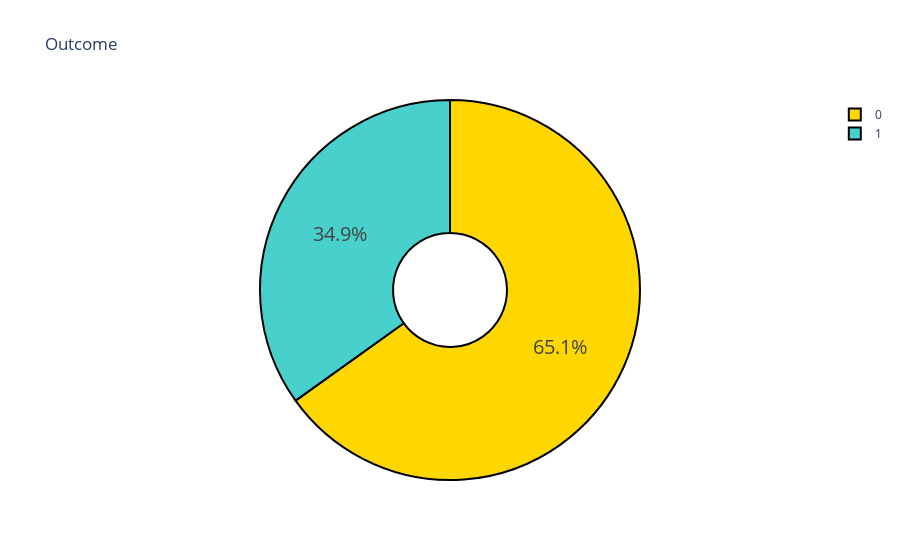

The notebook cell this image was saved under:
### Code cell
colors = ['gold', 'mediumturquoise']
labels = ['0','1']
values = diabetes_df['Outcome'].value_counts()/diabetes_df['Outcome'].shape[0]

# Use `hole` to create a donut-like pie chart
fig = go.Figure(data=[go.Pie(labels=labels, values=values, hole=.3)])
fig.update_traces(hoverinfo='label+percent', textinfo='percent', textfont_size=20,
                  marker=dict(colors=colors, line=dict(color='#000000', width=2)))
fig.update_layout(
    title_text="Outcome")
fig.show()

### Figure 1 — Plotly figure (JSON) as saved in the notebook; plotly's stock layout.template omitted (floating-point values rounded to 4 significant figures)
{"data": [{"hole": 0.3, "hoverinfo": "label+percent", "labels": ["0", "1"], "marker": {"colors": ["gold", "mediumturquoise"], "line": {"color": "#000000", "width": 2}}, "textfont": {"size": 20}, "textinfo": "percent", "type": "pie", "values": [0.651, 0.349]}], "layout": {"title": {"text": "Outcome"}}}
